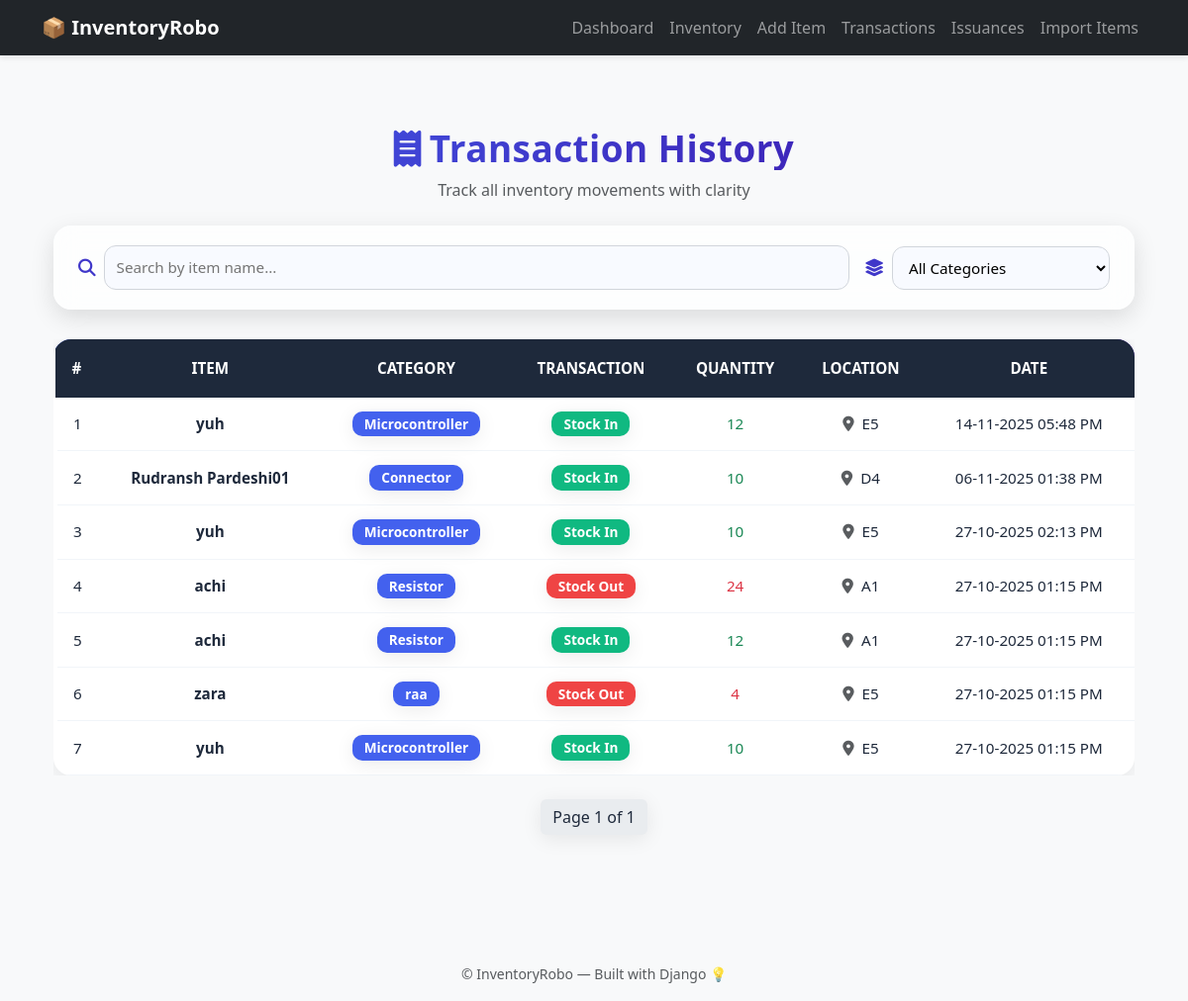
The page /transactions/ on the database as committed earlier.
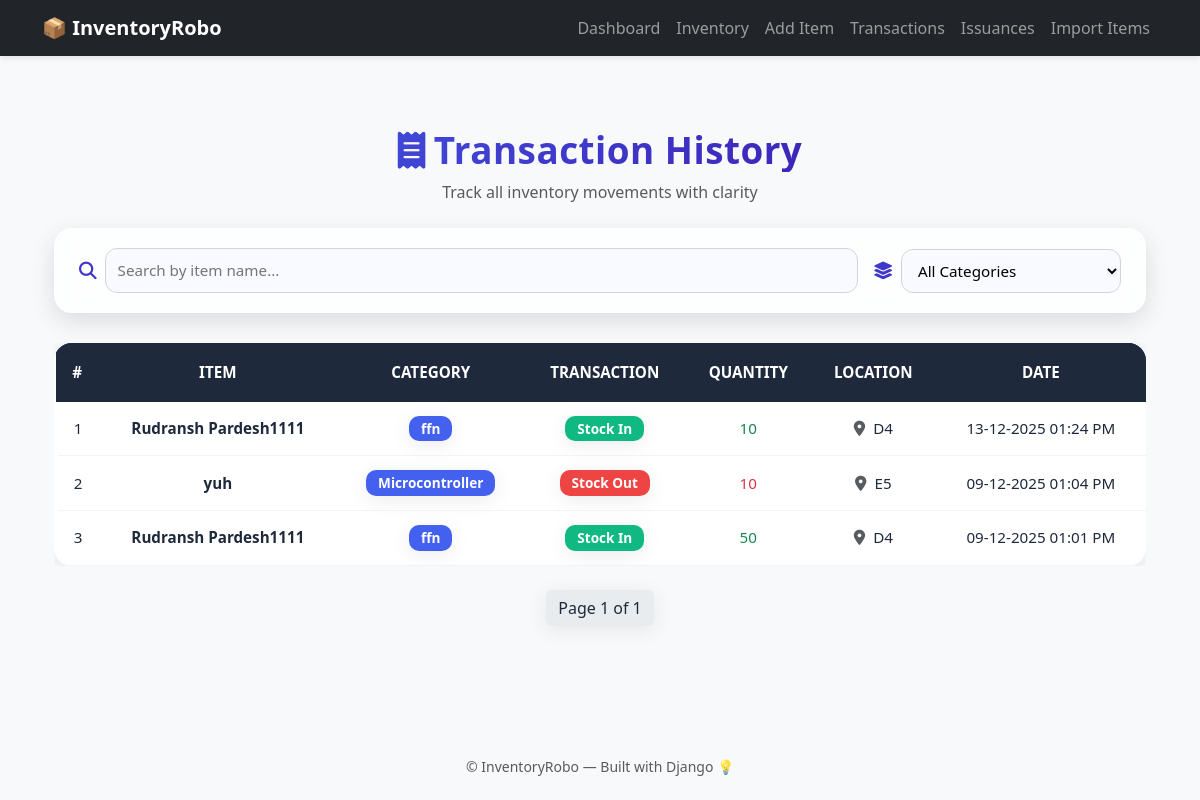
The same page on the database as committed later.
### inventory/models.py (models this page shows, shortened)
class Transaction(models.Model):
    TRANSACTION_TYPES = [
        ('IN', 'Stock In'),
        ('OUT', 'Stock Out'),
    ]
    item = models.ForeignKey(Item, on_delete=models.CASCADE)
    transaction_type = models.CharField(max_length=3, choices=TRANSACTION_TYPES)
    quantity = models.PositiveIntegerField()
    date = models.DateTimeField(auto_now_add=True)
    remarks = models.TextField(blank=True, null=True)
    @property
    def storage_location(self):
        return self.item.storage_location if self.item else None

class Item(models.Model):
    serial_no = models.PositiveIntegerField(unique=True, blank=True, null=True)
    name = models.CharField(max_length=100)
    category = models.CharField(max_length=50, choices=CATEGORY_CHOICES)
    custom_category = models.CharField(max_length=100, blank=True, null=True)
    quantity = models.PositiveIntegerField(default=0)
    reorder_level = models.PositiveIntegerField(default=5)
    unit_price = models.DecimalField(max_digits=10, decimal_places=2)
    supplier = models.CharField(max_length=100, blank=True, null=True)
    location = models.CharField(max_length=100, blank=True, null=True)
    description = models.TextField(blank=True, null=True)
    created_at = models.DateTimeField(auto_now_add=True)
    storage_location = models.CharField(max_length=10, blank=True, null=True, editable=False)

### inventory/views.py (the view)
# urls.py: path('transactions/', views.transaction_history, name='transaction_history'),
def transaction_history(request):
    transactions = Transaction.objects.select_related('item').order_by('-date')
    paginator = Paginator(transactions, 10)
    page_number = request.GET.get('page')
    page_obj = paginator.get_page(page_number)
    context = {
        'transactions': transactions,
        'CATEGORIES': get_all_categories(),
        'page_obj': page_obj,
    }
    return render(request, 'inventory/transaction_history.html', context)

### inventory/utils.py (called while the page is built)
def get_all_categories():
    return (
        Item.objects
        .exclude(category__isnull=True)
        .exclude(category__exact='')
        .values_list('category', flat=True)
        .distinct()
        .order_by('category')
    )

### inventory/templates/inventory/transaction_history.html (shortened to what this page needs)
{% extends 'inventory/base.html' %}
{% load static %}
{% load tz %}
{% block content %}
<link rel="stylesheet" href="https://cdnjs.cloudflare.com/ajax/libs/font-awesome/6.5.0/css/all.min.css">
<div class="container py-5 fade-in">
    <div class="text-center mb-4">
        <h2 class="gradient-title"><i class="fa-solid fa-receipt me-2"></i>Transaction History</h2>
        <p class="text-muted">Track all inventory movements with clarity</p>
    </div>
    <div class="search-filter-card">
        <div class="d-flex align-items-center flex-grow-1">
            <i class="fa-solid fa-magnifying-glass input-icon"></i>
            <input type="text" id="searchInput" placeholder="Search by item name...">
        </div>
        <div class="d-flex align-items-center">
            <i class="fa-solid fa-layer-group input-icon"></i>
            <select id="categoryFilter">
                <option value="">All Categories</option>
            </select>
        </div>
    </div>
    <div class="table-responsive">
        <table class="table-modern table-hover align-middle" id="transactionTable">
            <thead>
                <tr>
                    <th>#</th>
                    <th>Item</th>
                    <th>Category</th>
                    <th>Transaction</th>
                    <th>Quantity</th>
                    <th>Location</th>
                    <th>Date</th>
                </tr>
            </thead>
            <tbody>
                {% for txn in page_obj %}
                <tr>
                    <td>{{ forloop.counter }}</td>
                    <td class="item-name fw-semibold">{{ txn.item.name }}</td>
                    <td class="item-category">
                        <span class="badge badge-modern badge-category">
                            {{ txn.item.category }}
                        </span>
                    </td>
                    <td>
                        {% if txn.transaction_type == 'IN' %}
                        <span class="badge badge-in">Stock In</span>
                        {% else %}
                        <span class="badge badge-out">Stock Out</span>
                        {% endif %}
                    </td>
                    <td class="{% if txn.transaction_type == 'OUT' %}text-danger{% else %}text-success{% endif %}">
                        {{ txn.quantity }}
                    </td>
                    <td><i class="fa-solid fa-location-dot me-2 text-muted"></i>{{ txn.storage_location }}</td>
                    <td>{{ txn.date|localtime|date:"d-m-Y h:i A" }}</td>
                </tr>
                {% endfor %}
            </tbody>
        </table>
    </div>
    <div class="d-flex justify-content-center mt-4">
        <ul class="pagination pagination-modern">
            <li class="page-item disabled">
                <a class="page-link">Page {{ page_obj.number }} of {{ page_obj.paginator.num_pages }}</a>
            </li>
        </ul>
    </div>
</div>
{% endblock %}

Rows that differ between the two databases and show on the page:
removed Transaction: item.name "yuh", item.category "Microcontroller", transaction_type "Stock In", quantity "12", storage_location "E5", date "14-11-2025 05:48 PM"
removed Transaction: item.name "Rudransh Pardeshi01", item.category "Connector", transaction_type "Stock In", quantity "10", storage_location "D4", date "06-11-2025 01:38 PM"
removed Transaction: item.name "yuh", item.category "Microcontroller", transaction_type "Stock In", quantity "10", storage_location "E5", date "27-10-2025 02:13 PM"
removed Transaction: item.name "achi", item.category "Resistor", transaction_type "Stock Out", quantity "24", storage_location "A1", date "27-10-2025 01:15 PM"
removed Transaction: item.name "achi", item.category "Resistor", transaction_type "Stock In", quantity "12", storage_location "A1", date "27-10-2025 01:15 PM"
removed Transaction: item.name "zara", item.category "raa", transaction_type "Stock Out", quantity "4", storage_location "E5", date "27-10-2025 01:15 PM"
removed Transaction: item.name "yuh", item.category "Microcontroller", transaction_type "Stock In", quantity "10", storage_location "E5", date "27-10-2025 01:15 PM"
added Transaction: item.name "Rudransh Pardesh1111", item.category "ffn", transaction_type "Stock In", quantity "10", storage_location "D4", date "13-12-2025 01:24 PM"
added Transaction: item.name "yuh", item.category "Microcontroller", transaction_type "Stock Out", quantity "10", storage_location "E5", date "09-12-2025 01:04 PM"
added Transaction: item.name "Rudransh Pardesh1111", item.category "ffn", transaction_type "Stock In", quantity "50", storage_location "D4", date "09-12-2025 01:01 PM"
